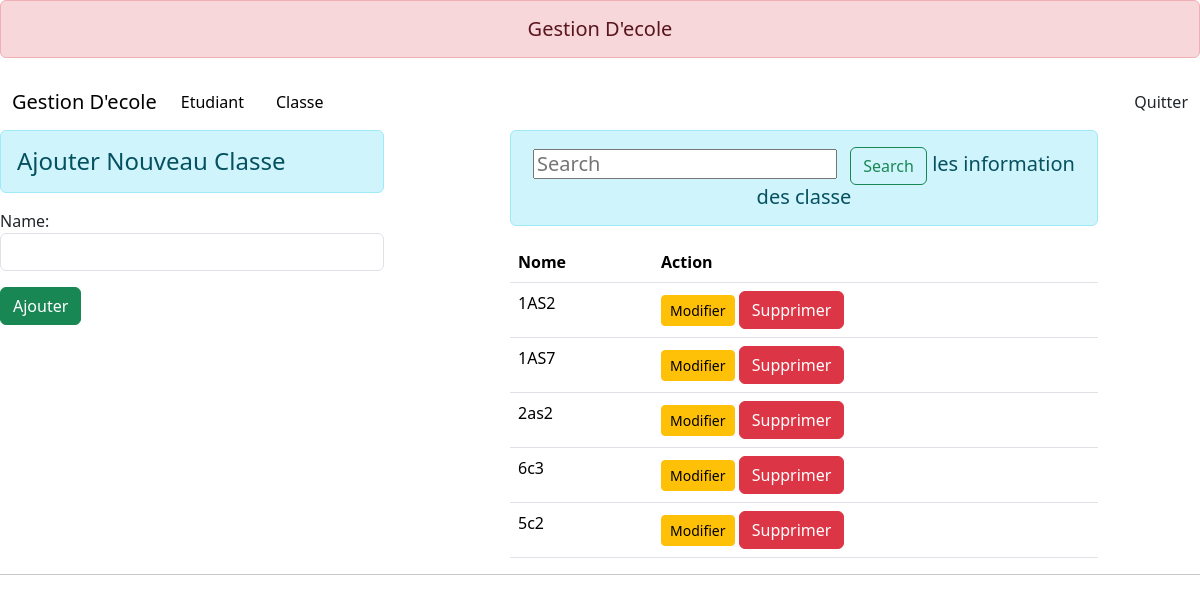
The app's page /classe (signed in) with its own data.
### classe/models.py (models this page shows, shortened)
class classe(models.Model):
    name = models.CharField(max_length=70)

### classe/views.py (the view)
# urls.py: path('',views.liste_classe,name='classe'),
@login_required
def liste_classe(request):
    clas=classe.objects.all()
    if request.method=='GET':
        name=request.GET.get('q')
        if name:
            clas = classe.objects.filter(name=name)
    q = request.GET.get('q', '')
    print("Search query:", q)
    ets = classe.objects.filter(
    Q(name=q))
    p = Paginator(ets, 2)
    page = request.GET.get('page')
    venues = p.get_page(page)
    if request.method=='POST':
        fmm=classeregistration(request.POST)
        if fmm.is_valid():
            nmm=fmm.cleaned_data['name']
            reg=classe(name=nmm)
            reg.save()
            fmm=classeregistration()
    else:
        fmm=classeregistration()
    return render(request,'classe/liste_classe.html',{'form':fmm,'cls':clas,'ets': ets})

### classe/forms.py
class classeregistration(forms.ModelForm ):
 class Meta:
     model=classe
     fields=['name']
     widgets={
         'name': forms.TextInput(attrs={'class':'form-control'}),
     }

### etudiant/templates/classe/liste_classe.html (shortened to what this page needs)
{% extends 'main.html'%}
{% block contenu %}
<div class="row">
    <div class="col-sm-4">
      <h4 class=" alert alert  alert-info">Ajouter  Nouveau Classe</h4>
        <form action="" method="POST">
            {{form.as_p}}
            <input type="submit" class="btn btn-success" value="Ajouter">
        </form>
    </div>
    <div class="col-sm-6 offset-1">
        <h5 class="text-center  alert alert-info">
          <form action="{% url "classe" %}" method="get">
            <input type="text" class="form-controle me-2" placeholder="Search" aria-label="Search" name="q">
            <button class="btn btn-outline-success" type="submit">Search</button>
            les information des classe</h5>
        {%if cls%}
        <table class="table table-hover">
            <thead>
              <tr>
                <th scope="col">Nome</th>
                <th scope="col">Action</th>
              </tr>
            </thead>
            <tbody>
                {% for cl in cls%}
              <tr>
                <td>{{cl.name}}</td>
                <td>
                  <a href="{% url 'updatedata' cl.id %}" class="btn btn-warning btn-sm">Modifier</a>
                <form action="{% url 'deletedatac' cl.id%}"
                method="post" class="d-inline" >
               <input type="submit"  value="Supprimer" class="btn btn-danger" >
            </form>
                </td>
              </tr>
            {%endfor %}
            </tbody>
          </table>
        {% else %}
        <h4 class="text-center alert  alert-warning">pas d'enregistrement</h4>
        {% endif %}
    </div
</div>
    {% endblock %}

### records on screen
classe: name "1AS2"
classe: name "1AS7"
classe: name "2as2"
classe: name "6c3"
classe: name "5c2"
